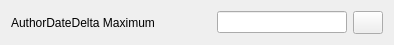
<?xml version="1.0" encoding="UTF-8"?>
<ui version="4.0">
 <class>AuthorDateDeltaMaxFilter</class>
 <widget class="QWidget" name="AuthorDateDeltaMaxFilter">
  <property name="geometry">
   <rect>
    <x>0</x>
    <y>0</y>
    <width>394</width>
    <height>45</height>
   </rect>
  </property>
  <property name="windowTitle">
   <string>Form</string>
  </property>
  <layout class="QVBoxLayout" name="verticalLayout">
   <item>
    <layout class="QHBoxLayout" name="horizontalLayout">
     <item>
      <widget class="QLabel" name="label">
       <property name="enabled">
        <bool>true</bool>
       </property>
       <property name="minimumSize">
        <size>
         <width>200</width>
         <height>0</height>
        </size>
       </property>
       <property name="text">
        <string>AuthorDateDelta Maximum</string>
       </property>
      </widget>
     </item>
     <item>
      <widget class="QLineEdit" name="uiAuthorDateDeltaMax"/>
     </item>
     <item>
      <widget class="QPushButton" name="uiHelp">
       <property name="sizePolicy">
        <sizepolicy hsizetype="Fixed" vsizetype="Fixed">
         <horstretch>30</horstretch>
         <verstretch>30</verstretch>
        </sizepolicy>
       </property>
       <property name="maximumSize">
        <size>
         <width>30</width>
         <height>30</height>
        </size>
       </property>
       <property name="toolTip">
        <string>Help</string>
       </property>
       <property name="text">
        <string/>
       </property>
       <property name="icon">
        <iconset resource="../icons/icons.qrc">
         <normaloff>:/breeze/light/help-about.svg</normaloff>:/breeze/light/help-about.svg</iconset>
       </property>
      </widget>
     </item>
    </layout>
   </item>
  </layout>
 </widget>
 <resources>
  <include location="../icons/icons.qrc"/>
 </resources>
 <connections/>
</ui>
